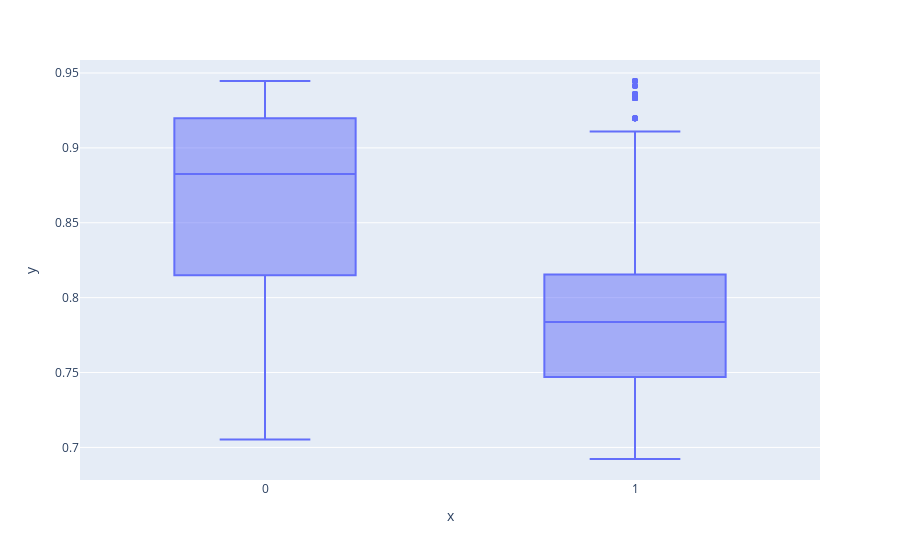

Notebook cell for this chart:
### Code cell
# Criar o boxplot com o Plotly
fig = px.box(df, x=treated_df['cluster'], y=treated_df['media_idh'])

# Exibir o gráfico
fig.show()

### Figure 1 — Plotly figure (JSON) as saved in the notebook; plotly's stock layout.template omitted (floating-point values rounded to 4 significant figures; data arrays with more than 128 entries replaced by an {"elided": "..."} marker saying what was removed)
{"data": [{"alignmentgroup": "True", "hovertemplate": "x=%{x}<br>y=%{y}<extra></extra>", "legendgroup": "", "marker": {"color": "#636efa"}, "name": "", "notched": false, "offsetgroup": "", "orientation": "v", "showlegend": false, "type": "box", "x": {"elided": "2499 int values"}, "x0": " ", "xaxis": "x", "y": {"elided": "2499 float values"}, "y0": " ", "yaxis": "y"}], "layout": {"boxmode": "group", "legend": {"tracegroupgap": 0}, "margin": {"t": 60}, "xaxis": {"anchor": "y", "domain": [0, 1], "title": {"text": "x"}}, "yaxis": {"anchor": "x", "domain": [0, 1], "title": {"text": "y"}}}}
